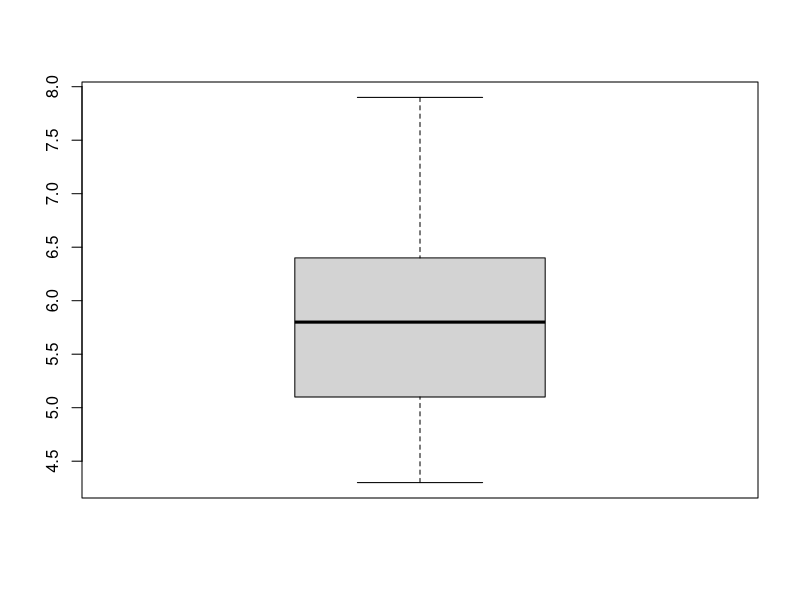
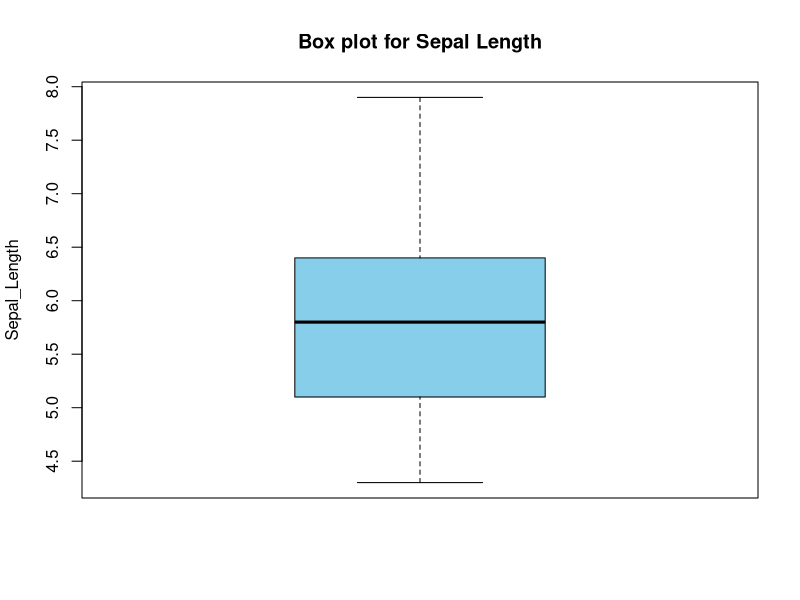

These charts were generated, in order, by the following R code: (Note: this script raises an error after producing the figures.)
data(iris)
str(iris)
View(iris)
class(iris)
?iris

boxplot(iris$Sepal.Length)
boxplot(iris$Sepal.Length,
        main="Box plot for Sepal Length",
        ylab = "Sepal_Length",
        col='skyblue')

boxplot(Sepal.Legth~Species,
        data=iris,
        main="sepal length by Special",
        xlab="Species",
        ylab="sepallength",
        col=c('pink','green','skyblue'))
boxplot(iris$Sepal.Length,
        main="Box plot for sepal length",
        ylab = "Sepal_length",
        col='skyblue')
boxplot(iris[,1:4],
        main="multi variable box plot",
        col=c('pink','green','skyblue','orange'))
species_colora <- c("setosa"="red",
                    "versicolor" = "steelblue",
                    "virginica" = "green")
boxplot(Sepal.Legth~Species,
        data=iris,
        col = species_colors,
        main="Sepal length by species(Custom color palette)",
        )


library(ggplot2)
ggplot(iris,
       aes(x=Species,y=Sepal.Length))+geom_boxplot()

ggplot(iris,aes(x=Species,y=Sepal.Length,fill=Species))+geom_boxplot()+theme_minimal()

ggplot(iris,aes(x=Species,y=Sepal.Length,fill = Species))+geom_boxplot()+scale_fill_manual(
  values=c("setosa"="red",
           "versicolor"="steelblue",
           "virginica"="green")
)+theme_minimal()
